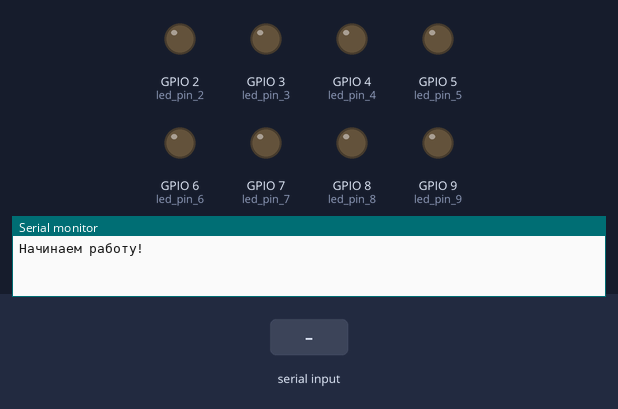
A sketch run on a simulated ESP8266 (NodeMCU). On the bench: output pins drawn as LEDs (lit = HIGH), the last lines printed to the serial monitor. The inputs (shaded band) are chosen by the test bench.

Above: at 1.2 s.
1.3 s: "1\n" received over Serial
At 2.1 s:
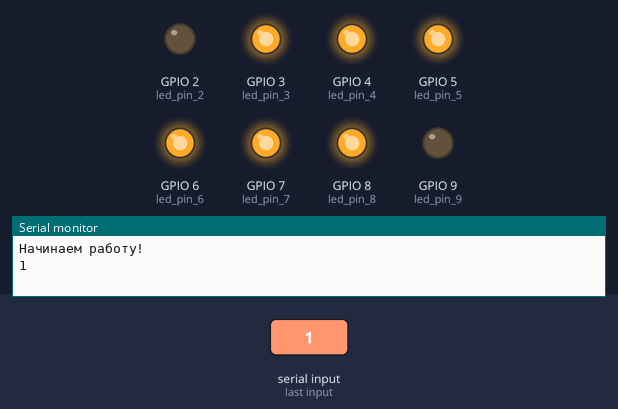
Timing chart, 0 to 4.3 s (numbered marks = the images above; inputs shaded):
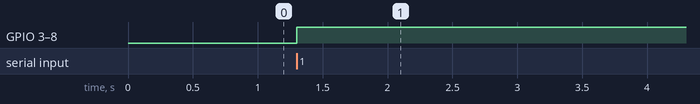

Measured:
- after the input at 1.3 s, GPIO 3 (led_pin_3), GPIO 4 (led_pin_4), GPIO 5 (led_pin_5), GPIO 6 (led_pin_6), GPIO 7 (led_pin_7), GPIO 8 (led_pin_8): LOW → HIGH at once

The sketch:

cascading1.ino
```cpp
#include <SoftwareSerial.h>
SoftwareSerial mySerial(10, 11);

#define led_pin_2 2
#define led_pin_3 3
#define led_pin_4 4
#define led_pin_5 5
#define led_pin_6 6
#define led_pin_7 7
#define led_pin_8 8
#define led_pin_9 9

void setup() {
  Serial.begin(9600);
  mySerial.begin(9600);
  while (!Serial) { }
  Serial.println("Начинаем работу!");

  pinMode(led_pin_2, OUTPUT);
  pinMode(led_pin_3, OUTPUT);
  pinMode(led_pin_4, OUTPUT);
  pinMode(led_pin_5, OUTPUT);
  pinMode(led_pin_6, OUTPUT);
  pinMode(led_pin_7, OUTPUT);
  pinMode(led_pin_8, OUTPUT);
  pinMode(led_pin_9, OUTPUT);
}

int first_part;
char second_part;
String number;

void loop()
{
  if (Serial.available() == 2)
  {
    first_part = Serial.read() - '0';
    second_part = Serial.read();
    Serial.println(first_part);
    Serial.println(second_part);

    mySerial.write(second_part);

    if (first_part == 1)
    {
      digitalWrite(led_pin_5, HIGH);
      digitalWrite(led_pin_3, HIGH);
      digitalWrite(led_pin_4, HIGH);
      digitalWrite(led_pin_6, HIGH);
      digitalWrite(led_pin_7, HIGH);
      digitalWrite(led_pin_8, HIGH);
    }
  }
}
```
